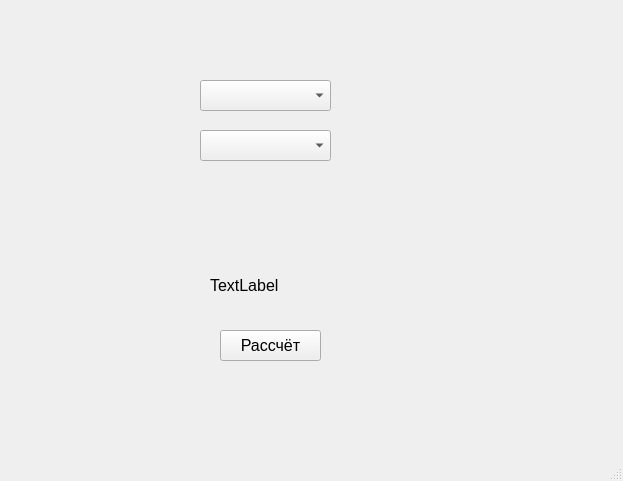
<?xml version="1.0" encoding="UTF-8"?>
<ui version="4.0">
 <class>MainWindow</class>
 <widget class="QMainWindow" name="MainWindow">
  <property name="geometry">
   <rect>
    <x>0</x>
    <y>0</y>
    <width>623</width>
    <height>481</height>
   </rect>
  </property>
  <property name="windowTitle">
   <string>MainWindow</string>
  </property>
  <widget class="QWidget" name="centralwidget">
   <widget class="QPushButton" name="calcButton">
    <property name="geometry">
     <rect>
      <x>220</x>
      <y>330</y>
      <width>101</width>
      <height>31</height>
     </rect>
    </property>
    <property name="font">
     <font>
      <pointsize>12</pointsize>
     </font>
    </property>
    <property name="text">
     <string>Рассчёт</string>
    </property>
   </widget>
   <widget class="QLabel" name="resultLabel">
    <property name="geometry">
     <rect>
      <x>210</x>
      <y>270</y>
      <width>141</width>
      <height>31</height>
     </rect>
    </property>
    <property name="font">
     <font>
      <pointsize>12</pointsize>
     </font>
    </property>
    <property name="text">
     <string>TextLabel</string>
    </property>
   </widget>
   <widget class="QComboBox" name="typeComboBox">
    <property name="geometry">
     <rect>
      <x>200</x>
      <y>80</y>
      <width>131</width>
      <height>31</height>
     </rect>
    </property>
    <property name="font">
     <font>
      <pointsize>12</pointsize>
     </font>
    </property>
   </widget>
   <widget class="QComboBox" name="funcComboBox">
    <property name="geometry">
     <rect>
      <x>200</x>
      <y>130</y>
      <width>131</width>
      <height>31</height>
     </rect>
    </property>
    <property name="font">
     <font>
      <pointsize>12</pointsize>
     </font>
    </property>
   </widget>
   <widget class="QWidget" name="fieldsContainer" native="true">
    <property name="geometry">
     <rect>
      <x>190</x>
      <y>180</y>
      <width>191</width>
      <height>80</height>
     </rect>
    </property>
    <property name="font">
     <font>
      <pointsize>12</pointsize>
     </font>
    </property>
   </widget>
  </widget>
  <widget class="QMenuBar" name="menubar">
   <property name="geometry">
    <rect>
     <x>0</x>
     <y>0</y>
     <width>623</width>
     <height>22</height>
    </rect>
   </property>
  </widget>
  <widget class="QStatusBar" name="statusbar"/>
 </widget>
 <resources/>
 <connections/>
</ui>
